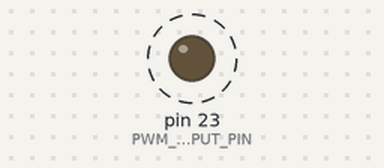
A sketch run on a simulated Arduino Mega 2560, built with avr-gcc and run on an emulated ATmega2560. On the bench: output pins drawn as LEDs (lit = HIGH). Dashed ring = blinking. What the sketch prints to the serial monitor is not drawn.

Above: at 0.2 s.
Timing chart, 0 to 3.0 s (numbered marks = the images above):
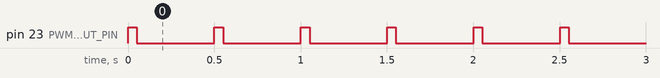

Measured:
- by itself, pin 23 (PWM_OUTPUT_PIN): alternates HIGH for 0.05 s and LOW for 0.45 s, 200 changes in all, then stays LOW

The sketch:

imageCaptureSketch.ino
```cpp
#include "optfft.h"
#define IMAGE_CAPTURE_SAMPLES 256
#define IMAGE_CAPTURE_PIN 5
#define PWM_OUTPUT_PIN 23

signed int* samples;
signed int* zeros;

#define DEPLOY_RETRACT_TIME SECOND*10
#define DEFAULT_DUTY_CYCLE 0.1f
#define SECOND 1000000.0f
#define SAMPLING_FREQUENCY  7500.0f
#define PWM_PERIOD SECOND/2
#define PWM_COUNTER_PERIOD SECOND / 4
#define SAMPLING_DELAY  (1.0f/SAMPLING_FREQUENCY)*SECOND
int sampleIndex = 0;

boolean stopping = false;
void setup() {
  pinMode(PWM_OUTPUT_PIN, OUTPUT); //SETUP PWM OUTPUT SIGNAL
  // put your setup code here, to run once:
  samples = malloc (IMAGE_CAPTURE_SAMPLES * sizeof *samples);
  zeros = malloc (IMAGE_CAPTURE_SAMPLES * sizeof *samples);
  Serial.begin(9600);
  Serial.print("Start!: ");
  Serial.println(sampleIndex);
}

long systemTime() {
  return micros();
}

long nextRunTime = 0;
void recordMeasurement() {
  if(nextRunTime == 0 || systemTime() >= nextRunTime) {
    nextRunTime = systemTime() + SAMPLING_DELAY;
    //Check if we need to record smaples
    if(sampleIndex < IMAGE_CAPTURE_SAMPLES) {
      samples[sampleIndex] = analogRead(IMAGE_CAPTURE_PIN);
      zeros[sampleIndex] = 0;
      sampleIndex++;
    } else {
      Serial.print("Running Operation: ");
      signed int maxFrequency = optfft(samples, zeros);
      Serial.print("Max: ");
      Serial.println(samples[maxFrequency]);
      nextRunTime = 0;
      sampleIndex = 0;
    }
  }
}

boolean inc = false;
boolean dec = false;
boolean start = false;


void PWM() {
  static boolean isPWMOn = false;
  static long nextPWMRunTime = 0;
  static long nextCounterRunTime = 0;
  static float dutyCycle = DEFAULT_DUTY_CYCLE;
  static float elapsedTime = 0;
  boolean outputPWM = false;

  if(inc) {
    dutyCycle = min(0.9f, dutyCycle + 0.1f);
    inc = false;
  }
  if(dec) {
    dutyCycle = max(0.1f, dutyCycle - 0.1f);
    dec = false;
  }

  if(nextPWMRunTime == 0 || systemTime() >= nextPWMRunTime) {
    if(isPWMOn) {
      nextPWMRunTime = systemTime() + PWM_PERIOD * (1.0f - dutyCycle);
      outputPWM = false;
    } else {
      nextPWMRunTime = systemTime() + PWM_PERIOD * (dutyCycle);
      outputPWM = true;
    }
    isPWMOn = !isPWMOn;
    digitalWrite(PWM_OUTPUT_PIN, outputPWM ? HIGH : LOW);
    Serial.println(outputPWM ? "High" : "Low");
  }

  if(nextCounterRunTime == 0 || systemTime() >= nextCounterRunTime) {
    nextCounterRunTime = systemTime() + PWM_COUNTER_PERIOD;
    elapsedTime += PWM_COUNTER_PERIOD * (DEFAULT_DUTY_CYCLE + dutyCycle);
    if(elapsedTime >= DEPLOY_RETRACT_TIME) {
      //Interupt
      digitalWrite(PWM_OUTPUT_PIN, LOW);

      //Reset values
      isPWMOn = false;
      nextPWMRunTime = 0;
      nextCounterRunTime = 0;
      dutyCycle = DEFAULT_DUTY_CYCLE;
      elapsedTime = 0;

      //Send stop
      stopping = true;
    }
  }
}

void processesEarthInput(char in) {
  if(in == '1') {
    inc = true;
  } else if(in == '2') {
    dec = true;
  } else if(in == '3') {
    start = true;
  }
}


void loop() {
  while (Serial.available() > 0) {
    char input = Serial.read();
    processesEarthInput(input);

  }
  if(!stopping) {
    PWM();
  } else if(start){
    start = false;
    stopping = false;
  }
}
```

fft.c
```cpp
#ifdef  _C196_
#if _ARCHITECTURE_ != 'KD'
/* This will generate a warning, please check model() control. */
#pragma model(KD)
#endif
#endif
#include        <stdio.h>

#include		<float.h>
#include		<math.h>

#include 		"fft.h"


/**************************************************************************

fft - In-place radix 2 decimation in time FFT

x:  pointer to complex array of samples
w:  pointer to temp complex array with size of (n/2)-1
m:	 FFT N length in power of 2, N = 2**m = fft length

void fft(COMPLEX *x, COMPLEX *w, int m)

*************************************************************************/

void fft(COMPLEX *x, COMPLEX *w, unsigned int m)
{
    COMPLEX u,temp,tm;
    COMPLEX *xi,*xip,*xj,*wptr;

    unsigned int n;

    unsigned int i,j,k,l,le,windex;

    float arg,w_real,w_imag,wrecur_real,wrecur_imag,wtemp_real;

    /* n = 2**m = fft length */

    n = 1 << m;
    le = n/2;


    /* calculate the w values recursively */

    arg = 4.0*atan(1.0)/le;         /* PI/le calculation */
    wrecur_real = w_real = cos(arg);
    wrecur_imag = w_imag = -sin(arg);
    xj = w;
    for (j = 1 ; j < le ; j++) {
        xj->real = (float)wrecur_real;
        xj->imag = (float)wrecur_imag;
        xj++;
        wtemp_real = wrecur_real*w_real - wrecur_imag*w_imag;
        wrecur_imag = wrecur_real*w_imag + wrecur_imag*w_real;
        wrecur_real = wtemp_real;
    }


/* start fft */

    le = n;
    windex = 1;
    for (l = 0 ; l < m ; l++) {
        le = le/2;

/* first iteration with no multiplies */

        for(i = 0 ; i < n ; i = i + 2*le) {
            xi = x + i;
            xip = xi + le;
            temp.real = xi->real + xip->real;
            temp.imag = xi->imag + xip->imag;
            xip->real = xi->real - xip->real;
            xip->imag = xi->imag - xip->imag;
            *xi = temp;
        }

/* remaining iterations use stored w */

        wptr = w + windex - 1;
        for (j = 1 ; j < le ; j++) {
            u = *wptr;
            for (i = j ; i < n ; i = i + 2*le) {
                xi = x + i;
                xip = xi + le;
                temp.real = xi->real + xip->real;
                temp.imag = xi->imag + xip->imag;
                tm.real = xi->real - xip->real;
                tm.imag = xi->imag - xip->imag;
                xip->real = tm.real*u.real - tm.imag*u.imag;
                xip->imag = tm.real*u.imag + tm.imag*u.real;
                *xi = temp;
            }
            wptr = wptr + windex;
        }
        windex = 2*windex;
    }

/* rearrange data by bit reversing */

    j = 0;
    for (i = 1 ; i < (n-1) ; i++) {
        k = n/2;
        while(k <= j) {
            j = j - k;
            k = k/2;
        }
        j = j + k;
        if (i < j) {
            xi = x + i;
            xj = x + j;
            temp = *xj;
            *xj = *xi;
            *xi = temp;
        }
    }
}
```

fft.h
```cpp
//
// Created by admin on 11/14/18.
//


/* COMPLEX STRUCTURE */

typedef struct {
    float real, imag;
} COMPLEX;
```

optfft.h
```cpp
#ifndef optfft_h
#define optfft_h
#ifdef __cplusplus
extern "C" {
#endif
signed int optfft(int x[256], int y[256]);

void test();
#ifdef __cplusplus
}
#endif

#endif
```

tables.c
```cpp
/* 256 bytes */
const signed char u1[] = {
        32,
        32,
        0,
        32,
        22,
        0,
        -22,
        32,
        29,
        22,
        12,
        0,
        -12,
        -22,
        -29,
        32,
        31,
        29,
        26,
        22,
        17,
        12,
        6,
        0,
        -6,
        -12,
        -17,
        -22,
        -26,
        -29,
        -31,
        32,
        31,
        31,
        30,
        29,
        28,
        26,
        24,
        22,
        20,
        17,
        15,
        12,
        9,
        6,
        3,
        0,
        -3,
        -6,
        -9,
        -12,
        -15,
        -17,
        -20,
        -22,
        -24,
        -26,
        -28,
        -29,
        -30,
        -31,
        -31,
        32,
        31,
        31,
        31,
        31,
        31,
        30,
        30,
        29,
        28,
        28,
        27,
        26,
        25,
        24,
        23,
        22,
        21,
        20,
        19,
        17,
        16,
        15,
        13,
        12,
        10,
        9,
        7,
        6,
        4,
        3,
        1,
        0,
        -1,
        -3,
        -4,
        -6,
        -7,
        -9,
        -10,
        -12,
        -13,
        -15,
        -16,
        -17,
        -19,
        -20,
        -21,
        -22,
        -23,
        -24,
        -25,
        -26,
        -27,
        -28,
        -28,
        -29,
        -30,
        -30,
        -31,
        -31,
        -31,
        -31,
        -31,
        32,
        31,
        31,
        31,
        31,
        31,
        31,
        31,
        31,
        31,
        31,
        30,
        30,
        30,
        30,
        29,
        29,
        29,
        28,
        28,
        28,
        27,
        27,
        27,
        26,
        26,
        25,
        25,
        24,
        24,
        23,
        23,
        22,
        22,
        21,
        20,
        20,
        19,
        19,
        18,
        17,
        17,
        16,
        15,
        15,
        14,
        13,
        12,
        12,
        11,
        10,
        10,
        9,
        8,
        7,
        7,
        6,
        5,
        4,
        3,
        3,
        2,
        1,
        0,
        0,
        0,
        -1,
        -2,
        -3,
        -3,
        -4,
        -5,
        -6,
        -7,
        -7,
        -8,
        -9,
        -10,
        -10,
        -11,
        -12,
        -12,
        -13,
        -14,
        -15,
        -15,
        -16,
        -17,
        -17,
        -18,
        -19,
        -19,
        -20,
        -20,
        -21,
        -22,
        -22,
        -23,
        -23,
        -24,
        -24,
        -25,
        -25,
        -26,
        -26,
        -27,
        -27,
        -27,
        -28,
        -28,
        -28,
        -29,
        -29,
        -29,
        -30,
        -30,
        -30,
        -30,
        -31,
        -31,
        -31,
        -31,
        -31,
        -31,
        -31,
        -31,
        -31,
        -31
};

/* 256 bytes */
const signed char u2[] = {
        0,
        0,
        -32,
        0,
        -22,
        -31,
        -22,
        0,
        -12,
        -22,
        -29,
        -31,
        -29,
        -22,
        -12,
        0,
        -6,
        -12,
        -17,
        -22,
        -26,
        -29,
        -31,
        -31,
        -31,
        -29,
        -26,
        -22,
        -17,
        -12,
        -6,
        0,
        -3,
        -6,
        -9,
        -12,
        -15,
        -17,
        -20,
        -22,
        -24,
        -26,
        -28,
        -29,
        -30,
        -31,
        -31,
        -31,
        -31,
        -31,
        -30,
        -29,
        -28,
        -26,
        -24,
        -22,
        -20,
        -17,
        -15,
        -12,
        -9,
        -6,
        -3,
        0,
        -1,
        -3,
        -4,
        -6,
        -7,
        -9,
        -10,
        -12,
        -13,
        -15,
        -16,
        -17,
        -19,
        -20,
        -21,
        -22,
        -23,
        -24,
        -25,
        -26,
        -27,
        -28,
        -28,
        -29,
        -30,
        -30,
        -31,
        -31,
        -31,
        -31,
        -31,
        -31,
        -31,
        -31,
        -31,
        -31,
        -31,
        -30,
        -30,
        -29,
        -28,
        -28,
        -27,
        -26,
        -25,
        -24,
        -23,
        -22,
        -21,
        -20,
        -19,
        -17,
        -16,
        -15,
        -13,
        -12,
        -10,
        -9,
        -7,
        -6,
        -4,
        -3,
        -1,
        0,
        0,
        -1,
        -2,
        -3,
        -3,
        -4,
        -5,
        -6,
        -7,
        -7,
        -8,
        -9,
        -10,
        -10,
        -11,
        -12,
        -12,
        -13,
        -14,
        -15,
        -15,
        -16,
        -17,
        -17,
        -18,
        -19,
        -19,
        -20,
        -20,
        -21,
        -22,
        -22,
        -23,
        -23,
        -24,
        -24,
        -25,
        -25,
        -26,
        -26,
        -27,
        -27,
        -27,
        -28,
        -28,
        -28,
        -29,
        -29,
        -29,
        -30,
        -30,
        -30,
        -30,
        -31,
        -31,
        -31,
        -31,
        -31,
        -31,
        -31,
        -31,
        -31,
        -31,
        -31,
        -31,
        -31,
        -31,
        -31,
        -31,
        -31,
        -31,
        -31,
        -31,
        -31,
        -30,
        -30,
        -30,
        -30,
        -29,
        -29,
        -29,
        -28,
        -28,
        -28,
        -27,
        -27,
        -27,
        -26,
        -26,
        -25,
        -25,
        -24,
        -24,
        -23,
        -23,
        -22,
        -22,
        -21,
        -20,
        -20,
        -19,
        -19,
        -18,
        -17,
        -17,
        -16,
        -15,
        -15,
        -14,
        -13,
        -12,
        -12,
        -11,
        -10,
        -10,
        -9,
        -8,
        -7,
        -7,
        -6,
        -5,
        -4,
        -3,
        -3,
        -2,
        -1,
        0
};

/* 512 bytes */
const unsigned char square[] = {
        0,      0,      0,      0,      0,      0,      0,      0,
        0,      0,      0,      0,      0,      0,      0,      0,
        0,      0,      0,      0,      0,      0,      0,      0,
        0,      0,      0,      0,      0,      0,      0,      0,
        1,      1,      1,      1,      1,      1,      1,      1,
        1,      1,      1,      1,      1,      1,      2,      2,
        2,      2,      2,      2,      2,      2,      2,      2,
        3,      3,      3,      3,      3,      3,      3,      3,
        4,      4,      4,      4,      4,      4,      4,      4,
        5,      5,      5,      5,      5,      5,      5,      6,
        6,      6,      6,      6,      6,      7,      7,      7,
        7,      7,      7,      8,      8,      8,      8,      8,
        9,      9,      9,      9,      9,      9,     10,     10,
        10,    10,     10,     11,     11,     11,     11,     12,
        12,    12,     12,     12,     13,     13,     13,     13,
        14,    14,     14,     14,     15,     15,     15,     15,
        16,    16,     16,     16,     17,     17,     17,     17,
        18,    18,     18,     18,     19,     19,     19,     19,
        20,    20,     20,     21,     21,     21,     21,     22,
        22,    22,     23,     23,     23,     24,     24,     24,
        25,    25,     25,     25,     26,     26,     26,     27,
        27,    27,     28,     28,     28,     29,     29,     29,
        30,    30,     30,     31,     31,     31,     32,     32,
        33,    33,     33,     34,     34,     34,     35,     35,
        36,    36,     36,     37,     37,     37,     38,     38,
        39,    39,     39,     40,     40,     41,     41,     41,
        42,    42,     43,     43,     43,     44,     44,     45,
        45,    45,     46,     46,     47,     47,     48,     48,
        49,    49,     49,     50,     50,     51,     51,     52,
        52,    53,     53,     53,     54,     54,     55,     55,
        56,    56,     57,     57,     58,     58,     59,     59,
        60,    60,     61,     61,     62,     62,     63,     63,
        64,    64,     65,     65,     66,     66,     67,     67,
        68,    68,     69,     69,     70,     70,     71,     71,
        72,    72,     73,     73,     74,     74,     75,     76,
        76,    77,     77,     78,     78,     79,     79,     80,
        81,    81,     82,     82,     83,     83,     84,     84,
        85,    86,     86,     87,     87,     88,     89,     89,
        90,    90,     91,     92,     92,     93,     93,     94,
        95,    95,     96,     96,     97,     98,     98,     99,
        100,    100,    101,    101,    102,    103,    103,    104,
        105,    105,    106,    106,    107,    108,    108,    109,
        110,    110,    111,    112,    112,    113,    114,    114,
        115,    116,    116,    117,    118,    118,    119,    120,
        121,    121,    122,    123,    123,    124,    125,    125,
        126,    127,    127,    128,    129,    130,    130,    131,
        132,    132,    133,    134,    135,    135,    136,    137,
        138,    138,    139,    140,    141,    141,    142,    143,
        144,    144,    145,    146,    147,    147,    148,    149,
        150,    150,    151,    152,    153,    153,    154,    155,
        156,    157,    157,    158,    159,    160,    160,    161,
        162,    163,    164,    164,    165,    166,    167,    168,
        169,    169,    170,    171,    172,    173,    173,    174,
        175,    176,    177,    178,    178,    179,    180,    181,
        182,    183,    183,    184,    185,    186,    187,    188,
        189,    189,    190,    191,    192,    193,    194,    195,
        196,    196,    197,    198,    199,    200,    201,    202,
        203,    203,    204,    205,    206,    207,    208,    209,
        210,    211,    212,    212,    213,    214,    215,    216,
        217,    218,    219,    220,    221,    222,    223,    224,
        225,    225,    226,    227,    228,    229,    230,    231,
        232,    233,    234,    235,    236,    237,    238,    239,
        240,    241,    242,    243,    244,    245,    246,    247,
        248,    249,    250,    251,    252,    253,    254,    255
};
```
